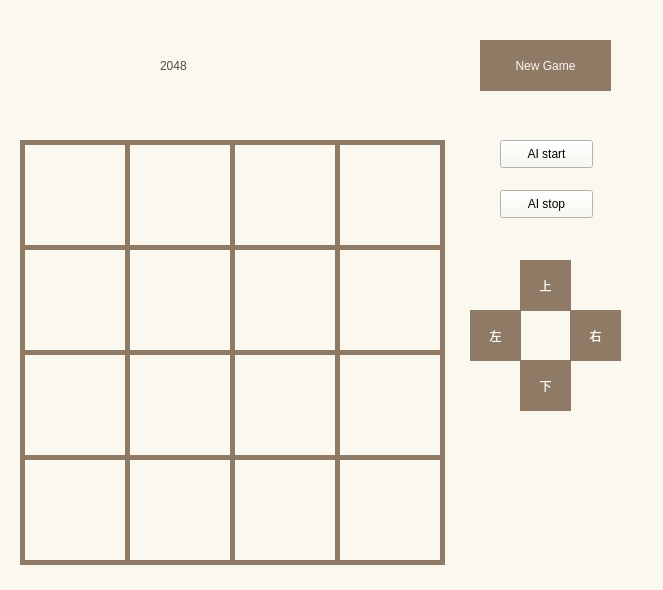
<?xml version="1.0" encoding="UTF-8"?>
<ui version="4.0">
 <class>Widget</class>
 <widget class="QWidget" name="Widget">
  <property name="geometry">
   <rect>
    <x>0</x>
    <y>0</y>
    <width>663</width>
    <height>590</height>
   </rect>
  </property>
  <property name="minimumSize">
   <size>
    <width>0</width>
    <height>0</height>
   </size>
  </property>
  <property name="maximumSize">
   <size>
    <width>8000</width>
    <height>80000</height>
   </size>
  </property>
  <property name="windowTitle">
   <string>Widget</string>
  </property>
  <property name="styleSheet">
   <string notr="true">background-color: rgb(250, 248, 239);</string>
  </property>
  <widget class="QWidget" name="centralWidget" native="true">
   <property name="geometry">
    <rect>
     <x>0</x>
     <y>0</y>
     <width>663</width>
     <height>590</height>
    </rect>
   </property>
   <widget class="QPushButton" name="up">
    <property name="geometry">
     <rect>
      <x>520</x>
      <y>260</y>
      <width>51</width>
      <height>51</height>
     </rect>
    </property>
    <property name="styleSheet">
     <string notr="true">background-color: rgb(143, 122, 102);
font: 75 12pt &quot;微软雅黑&quot;;
color: rgb(249, 246, 242);
border: none</string>
    </property>
    <property name="text">
     <string>上</string>
    </property>
   </widget>
   <widget class="QPushButton" name="left">
    <property name="geometry">
     <rect>
      <x>470</x>
      <y>310</y>
      <width>51</width>
      <height>51</height>
     </rect>
    </property>
    <property name="styleSheet">
     <string notr="true">background-color: rgb(143, 122, 102);
font: 75 12pt &quot;微软雅黑&quot;;
color: rgb(249, 246, 242);
border: none</string>
    </property>
    <property name="text">
     <string>左</string>
    </property>
   </widget>
   <widget class="QPushButton" name="right">
    <property name="geometry">
     <rect>
      <x>570</x>
      <y>310</y>
      <width>51</width>
      <height>51</height>
     </rect>
    </property>
    <property name="styleSheet">
     <string notr="true">background-color: rgb(143, 122, 102);
font: 75 12pt &quot;微软雅黑&quot;;
color: rgb(249, 246, 242);
border: none</string>
    </property>
    <property name="text">
     <string>右</string>
    </property>
   </widget>
   <widget class="QPushButton" name="down">
    <property name="geometry">
     <rect>
      <x>520</x>
      <y>360</y>
      <width>51</width>
      <height>51</height>
     </rect>
    </property>
    <property name="styleSheet">
     <string notr="true">background-color: rgb(143, 122, 102);
font: 75 12pt &quot;微软雅黑&quot;;
color: rgb(249, 246, 242);
border: none</string>
    </property>
    <property name="text">
     <string>下</string>
    </property>
   </widget>
   <widget class="QPushButton" name="newgame">
    <property name="geometry">
     <rect>
      <x>480</x>
      <y>40</y>
      <width>131</width>
      <height>51</height>
     </rect>
    </property>
    <property name="styleSheet">
     <string notr="true">background-color: rgb(143, 122, 102);
font: 75 12pt &quot;微软雅黑&quot;;
color: rgb(249, 246, 242);
border: none</string>
    </property>
    <property name="text">
     <string>New Game</string>
    </property>
   </widget>
   <widget class="QLabel" name="title">
    <property name="geometry">
     <rect>
      <x>160</x>
      <y>30</y>
      <width>171</width>
      <height>71</height>
     </rect>
    </property>
    <property name="styleSheet">
     <string notr="true">font: 75 40pt &quot;微软雅黑&quot;;
color:#4D4D4D;</string>
    </property>
    <property name="text">
     <string>2048</string>
    </property>
   </widget>
   <widget class="QLabel" name="GameBoard">
    <property name="geometry">
     <rect>
      <x>20</x>
      <y>140</y>
      <width>425</width>
      <height>425</height>
     </rect>
    </property>
    <property name="styleSheet">
     <string notr="true">background-color: rgb(143, 122, 102);</string>
    </property>
    <property name="text">
     <string/>
    </property>
   </widget>
   <widget class="QLabel" name="label_2">
    <property name="geometry">
     <rect>
      <x>25</x>
      <y>145</y>
      <width>100</width>
      <height>100</height>
     </rect>
    </property>
    <property name="text">
     <string/>
    </property>
   </widget>
   <widget class="QLabel" name="label_3">
    <property name="geometry">
     <rect>
      <x>130</x>
      <y>250</y>
      <width>100</width>
      <height>100</height>
     </rect>
    </property>
    <property name="text">
     <string/>
    </property>
   </widget>
   <widget class="QLabel" name="label_4">
    <property name="geometry">
     <rect>
      <x>340</x>
      <y>145</y>
      <width>100</width>
      <height>100</height>
     </rect>
    </property>
    <property name="text">
     <string/>
    </property>
   </widget>
   <widget class="QLabel" name="label_5">
    <property name="geometry">
     <rect>
      <x>235</x>
      <y>145</y>
      <width>100</width>
      <height>100</height>
     </rect>
    </property>
    <property name="text">
     <string/>
    </property>
   </widget>
   <widget class="QLabel" name="label_6">
    <property name="geometry">
     <rect>
      <x>130</x>
      <y>145</y>
      <width>100</width>
      <height>100</height>
     </rect>
    </property>
    <property name="text">
     <string/>
    </property>
   </widget>
   <widget class="QLabel" name="label_7">
    <property name="geometry">
     <rect>
      <x>235</x>
      <y>250</y>
      <width>100</width>
      <height>100</height>
     </rect>
    </property>
    <property name="text">
     <string/>
    </property>
   </widget>
   <widget class="QLabel" name="label_8">
    <property name="geometry">
     <rect>
      <x>340</x>
      <y>250</y>
      <width>100</width>
      <height>100</height>
     </rect>
    </property>
    <property name="text">
     <string/>
    </property>
   </widget>
   <widget class="QLabel" name="label_9">
    <property name="geometry">
     <rect>
      <x>25</x>
      <y>355</y>
      <width>100</width>
      <height>100</height>
     </rect>
    </property>
    <property name="text">
     <string/>
    </property>
   </widget>
   <widget class="QLabel" name="label_10">
    <property name="geometry">
     <rect>
      <x>25</x>
      <y>250</y>
      <width>100</width>
      <height>100</height>
     </rect>
    </property>
    <property name="text">
     <string/>
    </property>
   </widget>
   <widget class="QLabel" name="label_11">
    <property name="geometry">
     <rect>
      <x>340</x>
      <y>355</y>
      <width>100</width>
      <height>100</height>
     </rect>
    </property>
    <property name="text">
     <string/>
    </property>
   </widget>
   <widget class="QLabel" name="label_12">
    <property name="geometry">
     <rect>
      <x>235</x>
      <y>355</y>
      <width>100</width>
      <height>100</height>
     </rect>
    </property>
    <property name="text">
     <string/>
    </property>
   </widget>
   <widget class="QLabel" name="label_13">
    <property name="geometry">
     <rect>
      <x>130</x>
      <y>355</y>
      <width>100</width>
      <height>100</height>
     </rect>
    </property>
    <property name="text">
     <string/>
    </property>
   </widget>
   <widget class="QLabel" name="label_14">
    <property name="geometry">
     <rect>
      <x>25</x>
      <y>460</y>
      <width>100</width>
      <height>100</height>
     </rect>
    </property>
    <property name="text">
     <string/>
    </property>
   </widget>
   <widget class="QLabel" name="label_15">
    <property name="geometry">
     <rect>
      <x>340</x>
      <y>460</y>
      <width>100</width>
      <height>100</height>
     </rect>
    </property>
    <property name="text">
     <string/>
    </property>
   </widget>
   <widget class="QLabel" name="label_16">
    <property name="geometry">
     <rect>
      <x>235</x>
      <y>460</y>
      <width>100</width>
      <height>100</height>
     </rect>
    </property>
    <property name="text">
     <string/>
    </property>
   </widget>
   <widget class="QLabel" name="label_17">
    <property name="geometry">
     <rect>
      <x>130</x>
      <y>460</y>
      <width>100</width>
      <height>100</height>
     </rect>
    </property>
    <property name="text">
     <string/>
    </property>
   </widget>
   <widget class="QPushButton" name="pushButton">
    <property name="geometry">
     <rect>
      <x>500</x>
      <y>140</y>
      <width>93</width>
      <height>28</height>
     </rect>
    </property>
    <property name="text">
     <string>AI start</string>
    </property>
   </widget>
   <widget class="QPushButton" name="pushButton_2">
    <property name="geometry">
     <rect>
      <x>500</x>
      <y>190</y>
      <width>93</width>
      <height>28</height>
     </rect>
    </property>
    <property name="text">
     <string>AI stop</string>
    </property>
   </widget>
  </widget>
 </widget>
 <layoutdefault spacing="6" margin="11"/>
 <resources/>
 <connections/>
</ui>
